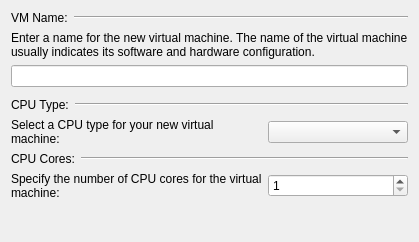
     <widget class="QWidget" name="General_Settings_Page">
      <layout class="QGridLayout" name="gridLayout_3">
       <item row="0" column="0">
        <layout class="QHBoxLayout" name="horizontalLayout_3">
         <item>
          <widget class="QLabel" name="Label_Caption_VM_Name">
           <property name="sizePolicy">
            <sizepolicy hsizetype="Maximum" vsizetype="Preferred">
             <horstretch>0</horstretch>
             <verstretch>0</verstretch>
            </sizepolicy>
           </property>
           <property name="text">
            <string>VM Name:</string>
           </property>
          </widget>
         </item>
         <item>
          <widget class="Line" name="line_5">
           <property name="orientation">
            <enum>Qt::Horizontal</enum>
           </property>
          </widget>
         </item>
        </layout>
       </item>
       <item row="1" column="0">
        <widget class="QLabel" name="Label_VM_Name">
         <property name="text">
          <string>Enter a name for the new virtual machine. The name of the virtual machine usually indicates its software and hardware configuration.</string>
         </property>
         <property name="wordWrap">
          <bool>true</bool>
         </property>
         <property name="textInteractionFlags">
          <set>Qt::TextSelectableByMouse</set>
         </property>
        </widget>
       </item>
       <item row="2" column="0">
        <widget class="QLineEdit" name="Edit_VM_Name"/>
       </item>
       <item row="3" column="0">
        <spacer name="verticalSpacer_7">
         <property name="orientation">
          <enum>Qt::Vertical</enum>
         </property>
         <property name="sizeType">
          <enum>QSizePolicy::Fixed</enum>
         </property>
         <property name="sizeHint" stdset="0">
          <size>
           <width>20</width>
           <height>5</height>
          </size>
         </property>
        </spacer>
       </item>
       <item row="4" column="0">
        <layout class="QHBoxLayout" name="horizontalLayout_2">
         <item>
          <widget class="QLabel" name="Label_Caption_CPU_Type">
           <property name="sizePolicy">
            <sizepolicy hsizetype="Maximum" vsizetype="Preferred">
             <horstretch>0</horstretch>
             <verstretch>0</verstretch>
            </sizepolicy>
           </property>
           <property name="text">
            <string>CPU Type:</string>
           </property>
          </widget>
         </item>
         <item>
          <widget class="Line" name="Line_CPU_Type">
           <property name="orientation">
            <enum>Qt::Horizontal</enum>
           </property>
          </widget>
         </item>
        </layout>
       </item>
       <item row="5" column="0">
        <layout class="QHBoxLayout" name="horizontalLayout">
         <item>
          <widget class="QLabel" name="Label_CPU_Type">
           <property name="sizePolicy">
            <sizepolicy hsizetype="Minimum" vsizetype="Preferred">
             <horstretch>0</horstretch>
             <verstretch>0</verstretch>
            </sizepolicy>
           </property>
           <property name="text">
            <string>Select a CPU type for your new virtual machine:</string>
           </property>
           <property name="wordWrap">
            <bool>true</bool>
           </property>
          </widget>
         </item>
         <item>
          <widget class="QComboBox" name="CB_CPU_Type">
           <property name="sizePolicy">
            <sizepolicy hsizetype="Maximum" vsizetype="Fixed">
             <horstretch>0</horstretch>
             <verstretch>0</verstretch>
            </sizepolicy>
           </property>
           <property name="minimumSize">
            <size>
             <width>140</width>
             <height>0</height>
            </size>
           </property>
           <property name="currentIndex">
            <number>-1</number>
           </property>
          </widget>
         </item>
        </layout>
       </item>
        <item row="6" column="0">
         <layout class="QHBoxLayout" name="horizontalLayout_CPU_Cores">
          <item>
           <widget class="QLabel" name="Label_Caption_CPU_Cores">
            <property name="sizePolicy">
             <sizepolicy hsizetype="Maximum" vsizetype="Preferred">
              <horstretch>0</horstretch>
              <verstretch>0</verstretch>
             </sizepolicy>
            </property>
            <property name="text">
             <string>CPU Cores:</string>
            </property>
           </widget>
          </item>
          <item>
           <widget class="Line" name="Line_CPU_Cores">
            <property name="orientation">
             <enum>Qt::Horizontal</enum>
            </property>
           </widget>
          </item>
         </layout>
        </item>
        <item row="7" column="0">
         <layout class="QHBoxLayout" name="horizontalLayout_Cores_Select">
          <item>
           <widget class="QLabel" name="Label_CPU_Cores">
            <property name="sizePolicy">
             <sizepolicy hsizetype="Minimum" vsizetype="Preferred">
              <horstretch>0</horstretch>
              <verstretch>0</verstretch>
             </sizepolicy>
            </property>
            <property name="text">
             <string>Specify the number of CPU cores for the virtual machine:</string>
            </property>
            <property name="wordWrap">
             <bool>true</bool>
            </property>
           </widget>
          </item>
          <item>
           <widget class="QSpinBox" name="SB_CPU_Cores">
            <property name="sizePolicy">
             <sizepolicy hsizetype="Maximum" vsizetype="Fixed">
              <horstretch>0</horstretch>
              <verstretch>0</verstretch>
             </sizepolicy>
            </property>
            <property name="minimumSize">
             <size>
              <width>140</width>
              <height>0</height>
             </size>
            </property>
            <property name="minimum">
             <number>1</number>
            </property>
            <property name="maximum">
             <number>255</number>
            </property>
            <property name="value">
             <number>1</number>
            </property>
           </widget>
          </item>
         </layout>
        </item>
        <item row="8" column="0">
         <spacer name="s6">
          <property name="orientation">
           <enum>Qt::Vertical</enum>
          </property>
          <property name="sizeHint" stdset="0">
           <size>
            <width>20</width>
            <height>31</height>
           </size>
          </property>
         </spacer>
        </item>
      </layout>
     </widget>
